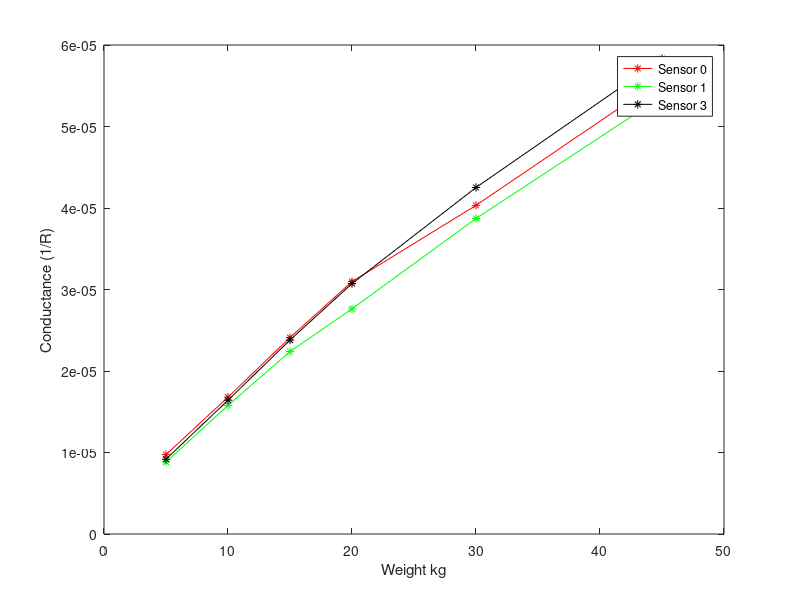
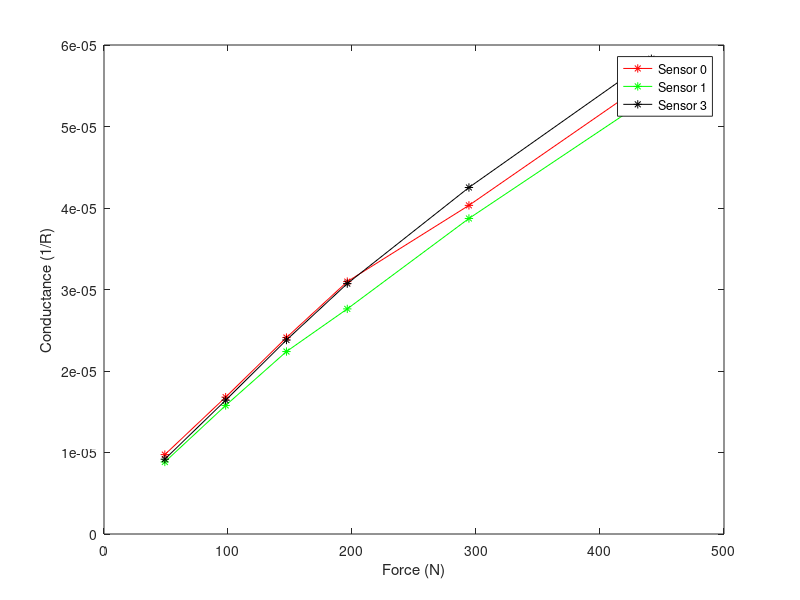
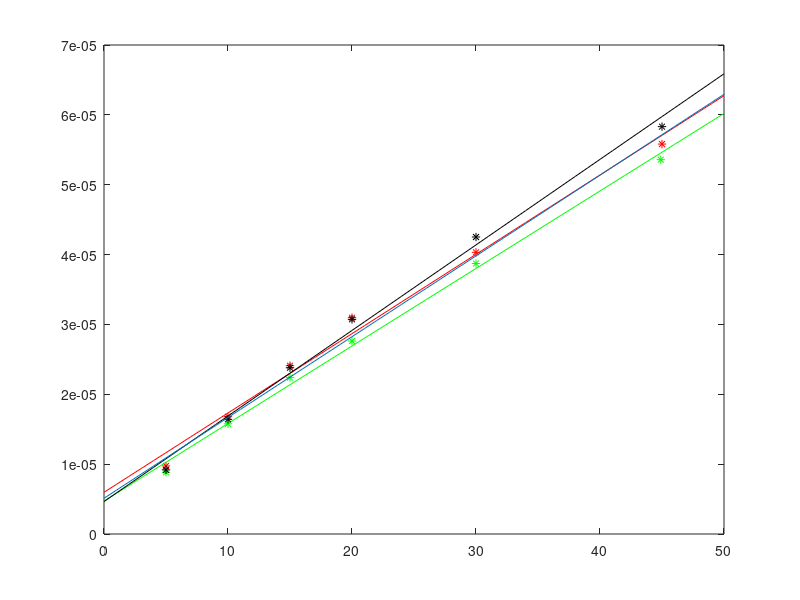
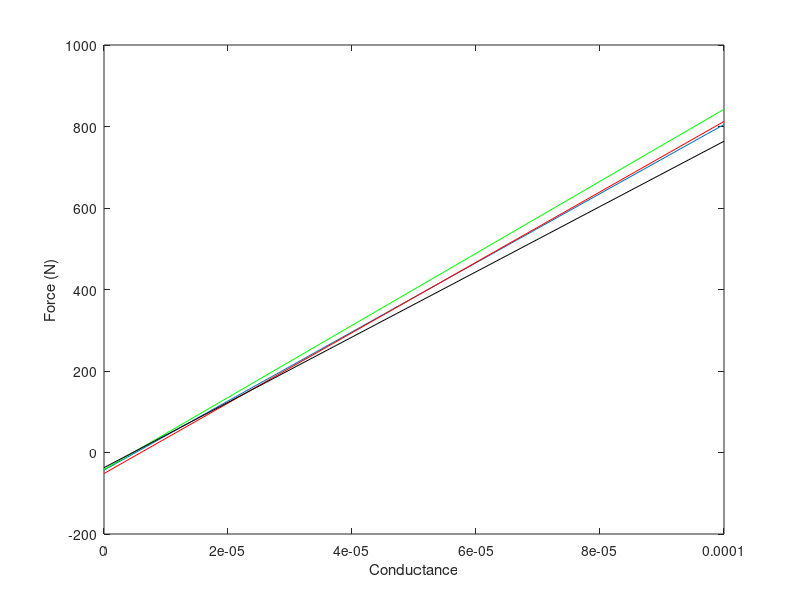

The MATLAB script that drew these images, in order:
clear all
close all
%  1 lb = 0.45359237
% 25 lb = 11.3398093 kilograms
%Resistor 22 = 0.99
%Resistor 28 = 0.973

%%%%%%%%%%%%%%%%%%%%%%%%%%%%%%%%%%%%%%%%%%%%%%%%%%%%%%
%%%%%%%%%%%%% CALIBRATION ONE : Sensor 100lb id: 0,
%%%%%%%%%%%%%%%%%%%%%%%%%%%%%%%%%%%%%%%%%%%%%%%%%%%%%%
%weight_1(1) = 0;
weight_1(1) = 5;%kg
weight_1(2) = 10;%kg
weight_1(3) = 15;%kg
weight_1(4) = 20;%kg

weight_1(5) = 30;
weight_1(6) = 45;%kg
%weight_1(6) = 44.9;

%measuredValue_1(1) = 0.001;
measuredValue_1(1) = 4.5345;
measuredValue_1(2) = 4.719;
measuredValue_1(3) = 4.8008;
measuredValue_1(4) = 4.8436;
measuredValue_1(5) = 4.879;
measuredValue_1(6) = 4.912;
%measuredValue_1(6) = 4.9047;

%%%%%%%%%%%%%%%%%%%%%%%%%%%%%%%%%%%%%%%%%%%%%%%%%%%%%%
%%%%%%%%%%%%% CALIBRATION TWO : Sensor 100lb id: 1,
%%%%%%%%%%%%%%%%%%%%%%%%%%%%%%%%%%%%%%%%%%%%%%%%%%%%%%
weight_2(1) = 5;%kg
weight_2(2) = 10;%kg
weight_2(3) = 15;%kg
weight_2(4) = 20;%kg

weight_2(5) = 30;
weight_2(6) = 44.9;%kg
%weight_1(6) = 44.9;

measuredValue_2(1) = 4.4917;
measuredValue_2(2) = 4.7019;
measuredValue_2(3) = 4.7862;
measuredValue_2(4) = 4.8253;
measuredValue_2(5) = 4.8741;
measuredValue_2(6) = 4.9084;
%measuredValue_1(6) = 4.9047;

%%%%%%%%%%%%%%%%%%%%%%%%%%%%%%%%%%%%%%%%%%%%%%%%%%%%%%
%%%%%%%%%%%%% CALIBRATION TWO : Sensor 100lb id: 3,
%%%%%%%%%%%%%%%%%%%%%%%%%%%%%%%%%%%%%%%%%%%%%%%%%%%%%%
weight_3(1) = 5;%kg
weight_3(2) = 10;%kg
weight_3(3) = 15;%kg
weight_3(4) = 20;%kg
weight_3(5) = 30;
weight_3(6) = 45;%kg

measuredValue_3(1) = 4.5088;
measuredValue_3(2) = 4.7129;
measuredValue_3(3) = 4.7984;
measuredValue_3(4) = 4.8424;
measuredValue_3(5) = 4.8851;
measuredValue_3(6) = 4.9157;


R2_1 = 1e6;
R2_2 = 1e6;
R2_3 = 1e6;
R2_4 = 1e6;
R2_5 = 1e6;
R2_6 = 1e6;
R2_7 = 1e6;
Vin = 5;

R_1 = R2_1*Vin./measuredValue_1 - R2_1;
R_2 = R2_2*Vin./measuredValue_2 - R2_2;
R_3 = R2_3*Vin./measuredValue_3 - R2_3;
% R_4 = R2_4*Vin./measuredValue_4 - R2_4;
% R_5 = R2_5*Vin./measuredValue_5 - R2_5;
% R_6 = R2_6*Vin./measuredValue_6 - R2_6;
% R_7 = R2_7*Vin./measuredValue_7 - R2_7;

%weight = mean([weight_1 ; weight_2 ; weight_3 ; weight_4; weight_5; weight_6; weight_7])
figure(1)
%subplot(211)
plot(weight_1, 1./R_1,'-*r')
hold on
plot(weight_2, 1./R_2,'-*g')
hold on
plot(weight_3, 1./R_3,'-*k');
legend('Sensor 0', 'Sensor 1','Sensor 3');
%title('Resistor variance not accounted for');
xlabel('Weight kg');
ylabel('Conductance (1/R)');

figure(2)
plot(weight_1*9.81, 1./R_1,'-*r')
hold on
plot(weight_2*9.81, 1./R_2,'-*g')
hold on
plot(weight_3*9.81, 1./R_3,'-*k');
legend('Sensor 0', 'Sensor 1','Sensor 3');
%title('Resistor variance not accounted for');
xlabel('Force (N)');
ylabel('Conductance (1/R)');
%%%%%%%%%%%%%%%%%%%%%%%%%%%%%%%%
% R_28 = 0.973e6;
% R_22 = 0.991e6;
% R2_1 = R_22;
% R2_2 = R_28;
% R2_3 = R_22;
% R2_4 = R_28;
% R2_5 = R_28;
% R2_6 = R_28;
% R2_7 = R_22;
% Vin = 5;
% 
% R_1 = R2_1*Vin./measuredValue_1 - R2_1;
% R_2 = R2_2*Vin./measuredValue_2 - R2_2;
% R_3 = R2_3*Vin./measuredValue_3 - R2_3;
% R_4 = R2_4*Vin./measuredValue_4 - R2_4;
% R_5 = R2_5*Vin./measuredValue_5 - R2_5;
% R_6 = R2_6*Vin./measuredValue_6 - R2_6;
% R_7 = R2_7*Vin./measuredValue_7 - R2_7;
% 
% figure(1)
% subplot(212)
% plot(weight, 1./R_1,'-*r')
% hold on
% plot(weight, 1./R_2,'-*g')
% hold on
% plot(weight, 1./R_3,'-*k');
% hold on
% plot(weight, 1./R_4,'-*')
% hold on
% plot(weight, 1./R_5,'-xr')
% hold on
% plot(weight, 1./R_6,'-xg')
% hold on
% plot(weight, 1./R_7,'-xk')
% %legend('Sensor 1', 'Sensor 2','Sensor 3','Sensor 4','Sensor 4 : 2', 'Sensor 5', 'Sensor 6');
% title('Resistor variance accounted for');


p_1 = polyfit(weight_1,1./R_1,1);
p_2 = polyfit(weight_2,1./R_2,1);
p_3 = polyfit(weight_3,1./R_3,1);
% p_4 = polyfit(weight,1./R_4,1);
% p_5 = polyfit(weight,1./R_5,1);
% p_6 = polyfit(weight,1./R_6,1);
% p_7 = polyfit(weight,1./R_7,1);
x = 0:1:50;
y_1 = x*p_1(1) + p_1(2);
y_2 = x*p_2(1) + p_2(2);
y_3 = x*p_3(1) + p_3(2);
% y_4 = x*p_4(1) + p_4(2);
% y_5 = x*p_5(1) + p_5(2);
% y_6 = x*p_6(1) + p_6(2);
% y_7 = x*p_7(1) + p_7(2);
% 
p_avg = mean([p_1; p_2; p_3]);  
y_avg = p_avg(1)*x + p_avg(2);
% 
figure(3)
plot(weight_1,1./R_1,'r*');
hold on
plot(x,y_1,'r');
hold on
plot(weight_2,1./R_2,'g*');
hold on
plot(x,y_2,'g');
plot(weight_3,1./R_3,'k*');
hold on
plot(x,y_3,'k');
hold on
plot(x,y_avg);
% 
% legend('Sensor 1', 'Sensor 2','Sensor 3','Sensor 4','Sensor 4 : 2', 'Sensor 5', 'Sensor 6', 'Sensor 3,5 and 7 avg');
% 
figure(4)
y = linspace(0,10e-5,6)
plot(y,((y-p_avg(2))./p_avg(1))*9.81);
hold on
plot(y,((y-p_1(2))./p_1(1))*9.81,'r');
hold on
plot(y,((y-p_2(2))./p_2(1))*9.81,'g');
hold on
plot(y,((y-p_3(2))./p_3(1))*9.81,'k');
ylabel('Force (N)');
xlabel('Conductance');
% hold all
% plot(y,((y-p_4(2))./p_4(1))*0.00981);
% xlabel('Conductance')
% ylabel('Force (N)')
% legend('Sensor 3,5 and 6','Sensor 4');
% 
% 
aF = p_1(1);
bF = p_1(2);
 
save calibratedValues aF bF;
save Rs R_1 R_2 R_3